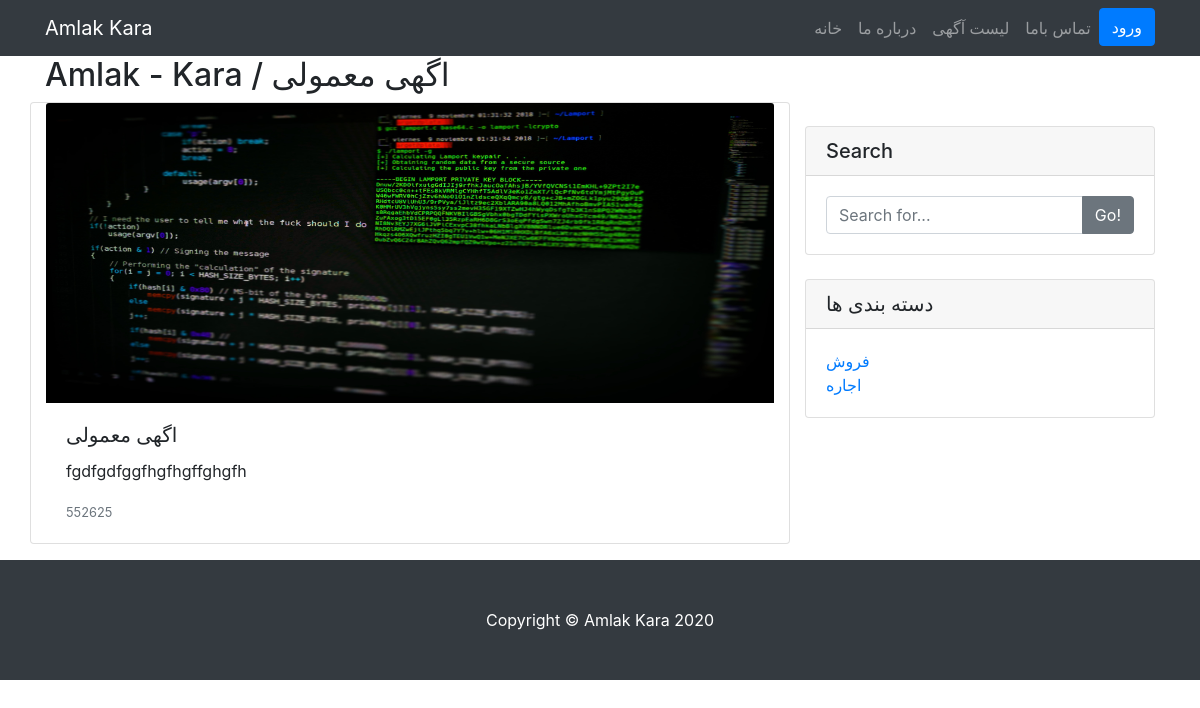
Screenshot of /ads/one with the database file from the repository.
### web/models.py (models this page shows, shortened)
class addAds(models.Model):
    STATUS_CHOICES = (
        ('f', "پیش نویس"),
	    ('d', 'درانتظار تایید'),
		('p', "منتشر شده"),
        ('v', 'آگهی ویژه'),
	)
    author = models.ForeignKey(User, null=True, on_delete=models.SET_NULL, related_name='articles', verbose_name="نویسنده")
    title = models.CharField(max_length=52 , verbose_name='عنوان آگهی')
    slug = models.SlugField(max_length=100, unique=True, verbose_name="آدرس مقاله")
    category = models.ManyToManyField(category, verbose_name='دسته بندی')
    city = models.ManyToManyField(City, verbose_name='استان')
    body = models.TextField(verbose_name='توضیحات آگهی')
    price = models.BigIntegerField(verbose_name='قیمت')
    Adspic = models.ImageField(upload_to='upload/ads_pic', verbose_name='تصویر آگهی')
    status = models.CharField(max_length=1, choices=STATUS_CHOICES, verbose_name="وضعیت")
    publish = models.DateTimeField(default=timezone.now, verbose_name='زمان انتشار')
    def __str__(self):
        return self.title
    class Meta:
	    verbose_name = "آگهی"
	    verbose_name_plural = "آگهی ها"
    def jpublish(self):
	    return jalali_converter(self.publish)
    jpublish.short_description = "زمان انتشار"

class category(models.Model):
    category = models.CharField(max_length=30, verbose_name='دسته بندی')
    cat_slug = models.SlugField(verbose_name='لینک دسته بندی')
    class Meta:
        verbose_name = "دسته بندی"
        verbose_name_plural = "دسته بندی ها"

### web/views.py (the view)
# urls.py: path('ads/<slug:slug>', Ads_detail, name='ads_detail'),
def Ads_detail(request, slug):
    ads_detail = addAds.objects.get(slug=slug)
    ads_cat = category.objects.all()
    context = {
        'ads_detail' : ads_detail,
        'ads_cat' : ads_cat
    }
    print (ads_detail)
    return render(request, 'web/ads-detail.html', context)

### templates/web/ads-detail.html
 {% extends 'web/base.html' %}
 {% block content %}
{% include './tmp/nav.html' %}
<div class="container">
    <h2>Amlak - Kara / {{ ads_detail.title }}</h2>
    <div class="row">
                <div class="card mb-3 col-8">
                    <img class="card-img-top" src="{{ ads_detail.Adspic.url }}" alt="{{ ads_detail.title }}" width="300" height="300" >
                    <div class="card-body">
                      <h5 class="card-title">{{ ads_detail.title }}</h5>
                      <p class="card-text">{{ ads_detail.body }}</p>
                      <p class="card-text"><small class="text-muted">{{ ads_detail.price }}</small></p>
                    </div>
                  </div>
      <div class="col-md-4">
        <div class="card my-4">
          <h5 class="card-header">Search</h5>
          <div class="card-body">
            <div class="input-group">
              <input type="text" class="form-control" placeholder="Search for...">
              <span class="input-group-append">
                <button class="btn btn-secondary" type="button">Go!</button>
              </span>
            </div>
          </div>
        </div>
        <div class="card my-4">
          <h5 class="card-header">دسته بندی ها</h5>
          <div class="card-body">
            <div class="row">
              <div class="col-lg-6">
                {% for category in ads_cat %}
                <ul class="list-unstyled mb-0">
                  <li>
                    <a href="{{ category.cat_slug }}">{{ category.category }}</a>
                  </li>
                </ul>
                {% endfor %}
              </div>
            </div>
          </div>
        </div>
    </div>
    </div>
</div>
    {% include './tmp/footer.html' %}
    {% endblock %}

### static/web/css/heroic-features.css (style rules this page uses)
body { padding-top: 56px; }

### rows the page displays
addAds: title "اگهی معمولی", Adspic (picture), body "fgdfgdfggfhgfhgffghgfh", price "552625"
category: category "فروش"
category: category "اجاره"
